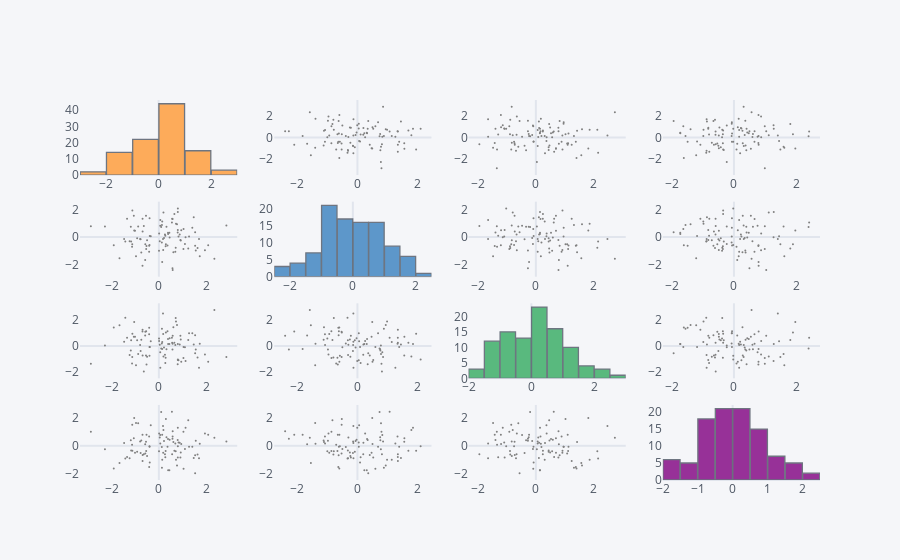

The notebook cell saved with this chart:
### Markdown cell above
## scatter_matrix()

Similar a sns.pairplot()

### Code cell
df.scatter_matrix()
